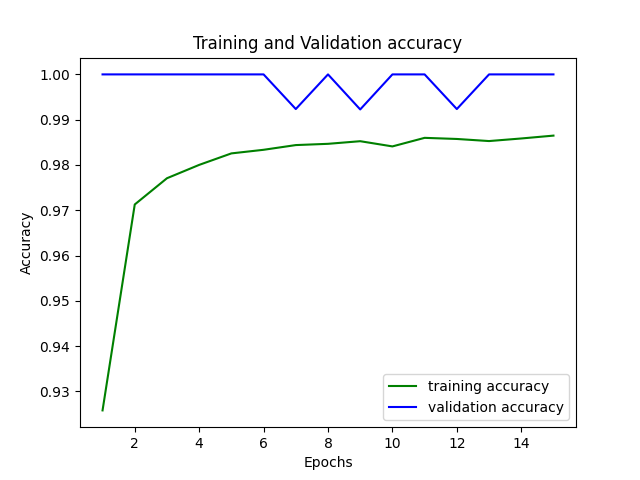

The script that saved this image:
import numpy as np
import pandas as pd
from sklearn.model_selection import train_test_split

import tensorflow as tf
from tensorflow import keras
from keras_preprocessing import image
from keras_preprocessing.image import ImageDataGenerator
from keras import regularizers

import matplotlib.pyplot as plt

width = 128 
height = 128
epochs = 20

df = pd.read_csv ("./images/images_color_range.csv", sep=',') 
#print(df['color'].head())


# One-Hot-Encoding
df = pd.get_dummies(df, columns=['color'])
#print(df.head())

X = df[['red', 'green', 'blue']] 
y = df.drop(['red', 'green','blue'], axis=1)
#print(X)
print(y.columns)

X_train, X_test, y_train, y_test = train_test_split(X, y, test_size=0.20) # , random_state=42

#print(X_train.shape, X_test.shape, y_train.shape, y_test.shape)
print(y_train)

model = keras.Sequential([
    keras.layers.Dense(32, activation='relu', input_shape=[3]), #inputshape=[3] # , kernel_regularizer=regularizers.l2(0.001)
    #keras.layers.Dense(64, activation='relu'), # , kernel_regularizer=regularizers.l2(0.001)
    #keras.layers.Dense(128, activation='relu'), # , kernel_regularizer=regularizers.l2(0.001)
    #keras.layers.Dense(254, activation='relu'), # , kernel_regularizer=regularizers.l2(0.001)
    keras.layers.Dense(64, activation='relu'),
    keras.layers.Dense(128, activation='relu'),
    keras.layers.Dense(128, activation='relu'),
    keras.layers.Dense(64, activation='relu'),
    #keras.layers.Dense(254, activation='relu'), # , kernel_regularizer=regularizers.l2(0.001)   
    #keras.layers.Dense(128, activation='relu'), # , kernel_regularizer=regularizers.l2(0.001)
    #keras.layers.Dense(128, kernel_regularizer=regularizers.l2(0.001), activation='relu'), #
    keras.layers.Dense(32, kernel_regularizer=regularizers.l2(0.001), activation='relu'), #    
    keras.layers.Dense(16, kernel_regularizer=regularizers.l2(0.001), activation='relu'), # 


    keras.layers.Dense(16)
  ])



optimizer = keras.optimizers.Adam()#learning_rate=0.001
loss_function = tf.keras.losses.CategoricalCrossentropy(from_logits=True)

model.compile(loss=loss_function,
                optimizer=optimizer,
                metrics=['acc'])

model.summary()

history = model.fit(x=X, y=y, 
                    validation_split=0.2, 
                    epochs=epochs, 
                    batch_size=32, 
                    #verbose=0,
                    shuffle=True)


acc_train = history.history['acc']
acc_val = history.history['val_acc']
epochs = range(1,epochs+1)
plt.plot(epochs,acc_train, 'g', label='training accuracy')
plt.plot(epochs, acc_val, 'b', label= 'validation accuracy')
plt.title('Training and Validation accuracy')
plt.xlabel('Epochs')
plt.ylabel('Accuracy')
plt.legend()
plt.show()

model.save('./models/model_02.h5')
